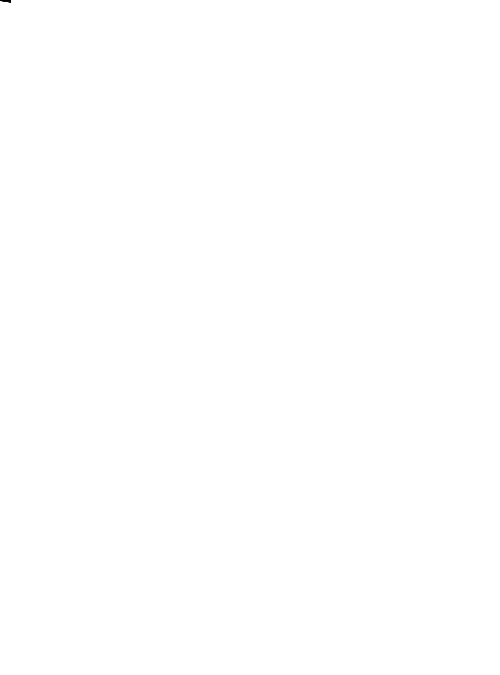
Frame 1 (no input)
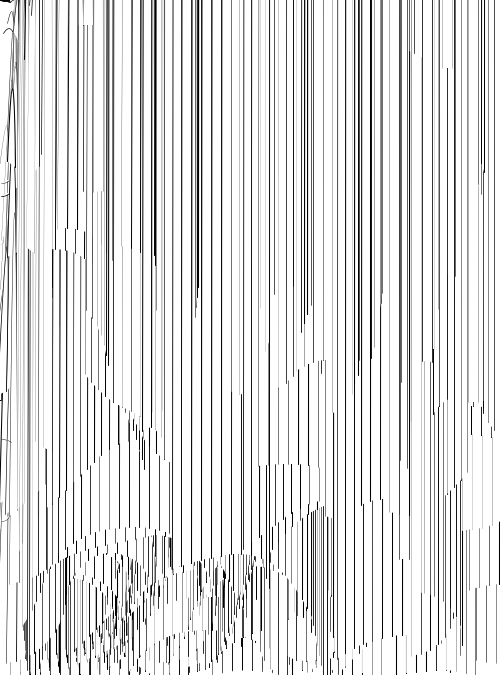
Frame 60 (the mouse pressed at the canvas centre just before this capture)
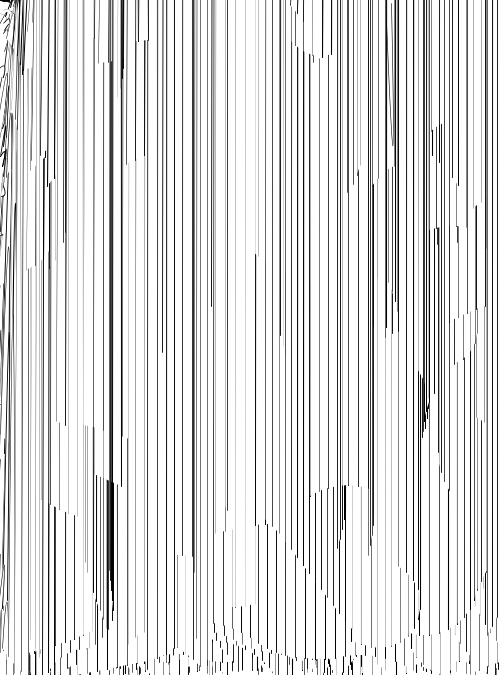
Frame 120 (the mouse held since frame 60 and released just before this capture)

The Processing sketch that drew these frames (run headless with seeded random() and noise(); from frame 60 on, the mouse is pressed at the canvas centre):

// Processing sketch: processing_4010
// ── processing_4010.pde


ArrayList pinceles;  
  
void setup(){  
  size(500, 675);  
  smooth();  
  pinceles = new ArrayList();  
  background(255);  
  masPinceles();  
   
  colorMode (HSB,255);  
}   

  
void draw(){  
  for(int i = 0; i < pinceles.size(); i++){  
    Pincel p = (Pincel)pinceles.get(i);  
    p.dibuja();  
  }  
}  
  
 
  
void masPinceles(){  
   
  for(int i = 0; i < height; i+=10){  
    Pincel p = new Pincel(0, i);  
    p.ang = 0;  
    pinceles.add(p);  
  }   
}  
class Pincel{  
  int x, y, x2, y2;  
  float ang, rad;  
  int edad, edadMax, seed; 
  boolean vivo; 
  
  Pincel(int px, int py){ 
    x = px;  
     
     
    edad=0; 
    rad = 10; 
   edadMax = round(random(1000,30000));  
   vivo = true; 
   seed=round(random(100)); 
  }  
  
  
  
  void dibuja(){  
    // sólo si está vivo  
    if(vivo){  
      calc();  
    }  
  
  }  
 
  void calc(){ 
    noiseSeed(seed);  
  
    ang += (noise(millis()/200*PI) - 0.5) * PI/4;  
  
    x2 = round(x + cos(ang) * rad);  
    y2 = round(y + sin(ang) * rad);  
  

     
 

    strokeWeight(random(0.1,1.1)); 
    
 curve(x,y, x2, y2,x,y,x2-40, x*y2); 
    x = x2;  
    y = y2;  
  
    if (x < 60) x += width;  
    if (y < 40) y += height;  
    if (x > width) x -= width;  
    if (y > height) y -= height;  
  
edad ++;  
     
  
    // y muere si ya es tiempo  
    if(edad == edadMax) vivo = false;  
  
  
  
  }  
  
}  
  
 
 
